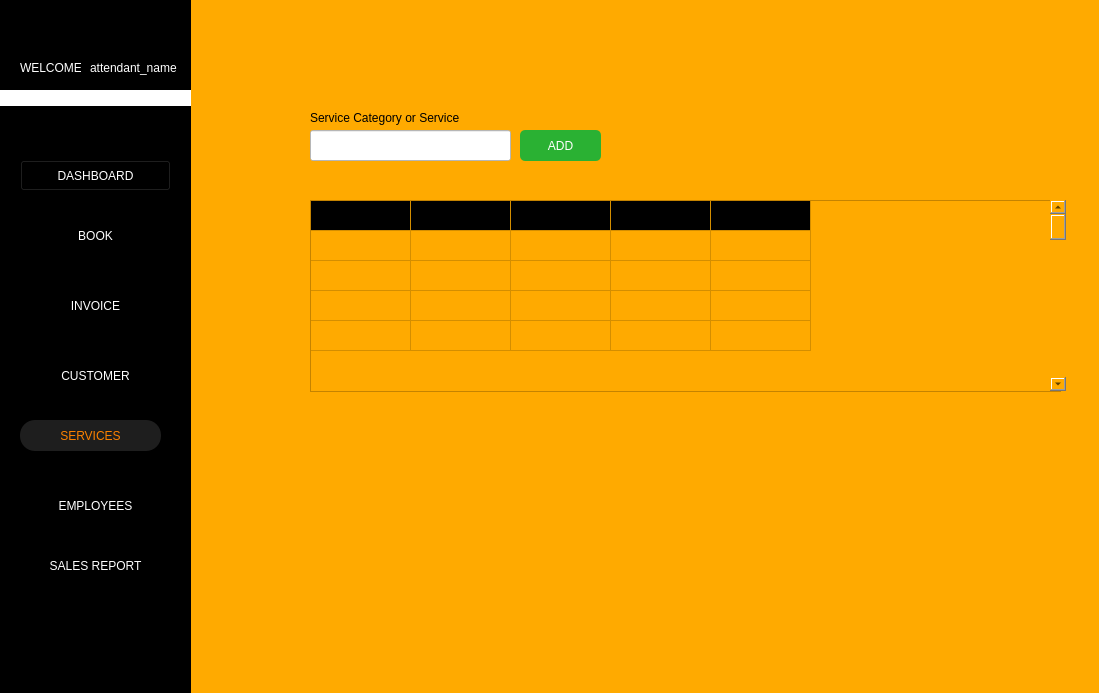
<?xml version="1.0" encoding="UTF-8"?>
<ui version="4.0">
 <class>Form</class>
 <widget class="QWidget" name="Form">
  <property name="geometry">
   <rect>
    <x>0</x>
    <y>0</y>
    <width>1099</width>
    <height>693</height>
   </rect>
  </property>
  <property name="windowTitle">
   <string>Form</string>
  </property>
  <property name="styleSheet">
   <string notr="true">background-color: rgb(255, 170, 0);</string>
  </property>
  <widget class="QTableWidget" name="tbl_category">
   <property name="geometry">
    <rect>
     <x>310</x>
     <y>200</y>
     <width>751</width>
     <height>192</height>
    </rect>
   </property>
   <property name="rowCount">
    <number>5</number>
   </property>
   <property name="columnCount">
    <number>5</number>
   </property>
   <attribute name="horizontalHeaderVisible">
    <bool>false</bool>
   </attribute>
   <attribute name="horizontalHeaderHighlightSections">
    <bool>false</bool>
   </attribute>
   <attribute name="verticalHeaderVisible">
    <bool>false</bool>
   </attribute>
   <attribute name="verticalHeaderHighlightSections">
    <bool>false</bool>
   </attribute>
   <row/>
   <row/>
   <row/>
   <row/>
   <row/>
   <column/>
   <column/>
   <column/>
   <column/>
   <column/>
   <item row="0" column="0">
    <property name="text">
     <string>SERVICE CATEGORY</string>
    </property>
    <property name="textAlignment">
     <set>AlignCenter</set>
    </property>
    <property name="background">
     <brush brushstyle="SolidPattern">
      <color alpha="255">
       <red>0</red>
       <green>0</green>
       <blue>0</blue>
      </color>
     </brush>
    </property>
    <property name="foreground">
     <brush brushstyle="NoBrush">
      <color alpha="255">
       <red>255</red>
       <green>255</green>
       <blue>255</blue>
      </color>
     </brush>
    </property>
   </item>
   <item row="0" column="1">
    <property name="text">
     <string>SERVICE</string>
    </property>
    <property name="textAlignment">
     <set>AlignCenter</set>
    </property>
    <property name="background">
     <brush brushstyle="SolidPattern">
      <color alpha="255">
       <red>0</red>
       <green>0</green>
       <blue>0</blue>
      </color>
     </brush>
    </property>
    <property name="foreground">
     <brush brushstyle="NoBrush">
      <color alpha="255">
       <red>255</red>
       <green>255</green>
       <blue>255</blue>
      </color>
     </brush>
    </property>
   </item>
   <item row="0" column="2">
    <property name="text">
     <string>TIME ALLOTMENT</string>
    </property>
    <property name="textAlignment">
     <set>AlignCenter</set>
    </property>
    <property name="background">
     <brush brushstyle="SolidPattern">
      <color alpha="255">
       <red>0</red>
       <green>0</green>
       <blue>0</blue>
      </color>
     </brush>
    </property>
    <property name="foreground">
     <brush brushstyle="NoBrush">
      <color alpha="255">
       <red>255</red>
       <green>255</green>
       <blue>255</blue>
      </color>
     </brush>
    </property>
   </item>
   <item row="0" column="3">
    <property name="text">
     <string>SERVICE FEE</string>
    </property>
    <property name="textAlignment">
     <set>AlignCenter</set>
    </property>
    <property name="background">
     <brush brushstyle="SolidPattern">
      <color alpha="255">
       <red>0</red>
       <green>0</green>
       <blue>0</blue>
      </color>
     </brush>
    </property>
    <property name="foreground">
     <brush brushstyle="NoBrush">
      <color alpha="255">
       <red>255</red>
       <green>255</green>
       <blue>255</blue>
      </color>
     </brush>
    </property>
   </item>
   <item row="0" column="4">
    <property name="text">
     <string>VEHICLE TYPE</string>
    </property>
    <property name="textAlignment">
     <set>AlignCenter</set>
    </property>
    <property name="background">
     <brush brushstyle="SolidPattern">
      <color alpha="255">
       <red>0</red>
       <green>0</green>
       <blue>0</blue>
      </color>
     </brush>
    </property>
    <property name="foreground">
     <brush brushstyle="NoBrush">
      <color alpha="255">
       <red>255</red>
       <green>255</green>
       <blue>255</blue>
      </color>
     </brush>
    </property>
   </item>
  </widget>
  <widget class="QLineEdit" name="txt_category_service">
   <property name="geometry">
    <rect>
     <x>310</x>
     <y>130</y>
     <width>201</width>
     <height>31</height>
    </rect>
   </property>
   <property name="styleSheet">
    <string notr="true">background-color: rgb(255, 255, 255);</string>
   </property>
   <property name="text">
    <string/>
   </property>
   <property name="clearButtonEnabled">
    <bool>false</bool>
   </property>
  </widget>
  <widget class="QScrollBar" name="verticalScrollBar">
   <property name="geometry">
    <rect>
     <x>1050</x>
     <y>200</y>
     <width>16</width>
     <height>191</height>
    </rect>
   </property>
   <property name="orientation">
    <enum>Qt::Vertical</enum>
   </property>
  </widget>
  <widget class="QLabel" name="label_232">
   <property name="geometry">
    <rect>
     <x>310</x>
     <y>110</y>
     <width>261</width>
     <height>16</height>
    </rect>
   </property>
   <property name="text">
    <string>Service Category or Service</string>
   </property>
  </widget>
  <widget class="QLabel" name="btn_search_service">
   <property name="geometry">
    <rect>
     <x>480</x>
     <y>136</y>
     <width>21</width>
     <height>20</height>
    </rect>
   </property>
   <property name="autoFillBackground">
    <bool>false</bool>
   </property>
   <property name="styleSheet">
    <string notr="true">display: flex;
background-color: rgb(255, 255, 255);</string>
   </property>
   <property name="text">
    <string/>
   </property>
   <property name="pixmap">
    <pixmap>img/search.png</pixmap>
   </property>
   <property name="scaledContents">
    <bool>true</bool>
   </property>
  </widget>
  <widget class="QPushButton" name="btn_service_add">
   <property name="geometry">
    <rect>
     <x>520</x>
     <y>130</y>
     <width>81</width>
     <height>31</height>
    </rect>
   </property>
   <property name="styleSheet">
    <string notr="true">color: rgb(255, 255, 255);
background-color: rgb(42, 177, 51);
border-radius: 5px;
</string>
   </property>
   <property name="text">
    <string>ADD</string>
   </property>
   <property name="icon">
    <iconset>
     <normaloff>img/plus-button.png</normaloff>img/plus-button.png</iconset>
   </property>
  </widget>
  <widget class="QPushButton" name="btn_books">
   <property name="geometry">
    <rect>
     <x>40</x>
     <y>220</y>
     <width>111</width>
     <height>31</height>
    </rect>
   </property>
   <property name="styleSheet">
    <string notr="true">border-style: none;
color: #fff;
color: rgb(255, 255, 255);
background-color: rgb(0, 0, 0);

</string>
   </property>
   <property name="text">
    <string>BOOK</string>
   </property>
  </widget>
  <widget class="QPushButton" name="btn_services">
   <property name="geometry">
    <rect>
     <x>20</x>
     <y>420</y>
     <width>141</width>
     <height>31</height>
    </rect>
   </property>
   <property name="styleSheet">
    <string notr="true">border-style: none;
color: #FC8100;
border-radius: 15px;
background-color: #1E1E1E;
</string>
   </property>
   <property name="text">
    <string>SERVICES</string>
   </property>
  </widget>
  <widget class="QLabel" name="label_2">
   <property name="geometry">
    <rect>
     <x>0</x>
     <y>90</y>
     <width>191</width>
     <height>16</height>
    </rect>
   </property>
   <property name="styleSheet">
    <string notr="true">background-color: rgb(255, 255, 255);</string>
   </property>
   <property name="text">
    <string/>
   </property>
  </widget>
  <widget class="QPushButton" name="btn_employees">
   <property name="geometry">
    <rect>
     <x>40</x>
     <y>490</y>
     <width>111</width>
     <height>31</height>
    </rect>
   </property>
   <property name="styleSheet">
    <string notr="true">border-style: none;
color: #fff;
color: rgb(255, 255, 255);
background-color: rgb(0, 0, 0);</string>
   </property>
   <property name="text">
    <string>EMPLOYEES</string>
   </property>
  </widget>
  <widget class="QPushButton" name="btn_invoice_2">
   <property name="geometry">
    <rect>
     <x>40</x>
     <y>290</y>
     <width>111</width>
     <height>31</height>
    </rect>
   </property>
   <property name="styleSheet">
    <string notr="true">border-style: none;
color: rgb(255, 255, 255);
background-color: rgb(0, 0, 0);</string>
   </property>
   <property name="text">
    <string>INVOICE</string>
   </property>
  </widget>
  <widget class="QLabel" name="label">
   <property name="geometry">
    <rect>
     <x>0</x>
     <y>0</y>
     <width>191</width>
     <height>701</height>
    </rect>
   </property>
   <property name="styleSheet">
    <string notr="true">background-color: rgb(0, 0, 0);</string>
   </property>
   <property name="text">
    <string/>
   </property>
  </widget>
  <widget class="QPushButton" name="btn_salesrep">
   <property name="geometry">
    <rect>
     <x>40</x>
     <y>550</y>
     <width>111</width>
     <height>31</height>
    </rect>
   </property>
   <property name="styleSheet">
    <string notr="true">border-style: none;
color: #fff;

color: rgb(255, 255, 255);
background-color: rgb(0, 0, 0);</string>
   </property>
   <property name="text">
    <string>SALES REPORT</string>
   </property>
  </widget>
  <widget class="QLabel" name="label_32">
   <property name="geometry">
    <rect>
     <x>70</x>
     <y>10</y>
     <width>41</width>
     <height>41</height>
    </rect>
   </property>
   <property name="styleSheet">
    <string notr="true">border-style: none;
background-color: black;
</string>
   </property>
   <property name="text">
    <string/>
   </property>
   <property name="pixmap">
    <pixmap>img/ARMS_LGO(1).png</pixmap>
   </property>
   <property name="scaledContents">
    <bool>true</bool>
   </property>
  </widget>
  <widget class="QLabel" name="label_12">
   <property name="geometry">
    <rect>
     <x>20</x>
     <y>60</y>
     <width>61</width>
     <height>16</height>
    </rect>
   </property>
   <property name="styleSheet">
    <string notr="true">color: rgb(255, 255, 255);
background-color: rgb(0, 0, 0);</string>
   </property>
   <property name="text">
    <string>WELCOME</string>
   </property>
  </widget>
  <widget class="QPushButton" name="btn_settings">
   <property name="geometry">
    <rect>
     <x>10</x>
     <y>660</y>
     <width>31</width>
     <height>24</height>
    </rect>
   </property>
   <property name="styleSheet">
    <string notr="true">border-style: none;
color: rgb(255, 255, 255);
background-color: rgb(0, 0, 0);</string>
   </property>
   <property name="text">
    <string/>
   </property>
   <property name="icon">
    <iconset>
     <normaloff>img/settingsIM.png</normaloff>img/settingsIM.png</iconset>
   </property>
   <property name="iconSize">
    <size>
     <width>20</width>
     <height>20</height>
    </size>
   </property>
  </widget>
  <widget class="QLabel" name="attendant_name">
   <property name="geometry">
    <rect>
     <x>90</x>
     <y>60</y>
     <width>91</width>
     <height>16</height>
    </rect>
   </property>
   <property name="styleSheet">
    <string notr="true">color: rgb(255, 255, 255);
background-color: rgb(0, 0, 0);</string>
   </property>
   <property name="text">
    <string>attendant_name</string>
   </property>
  </widget>
  <widget class="QPushButton" name="btn_dashboard">
   <property name="geometry">
    <rect>
     <x>20</x>
     <y>160</y>
     <width>151</width>
     <height>31</height>
    </rect>
   </property>
   <property name="styleSheet">
    <string notr="true">color: rgb(255, 255, 255);
background-color: rgb(0, 0, 0);
</string>
   </property>
   <property name="text">
    <string>DASHBOARD</string>
   </property>
  </widget>
  <widget class="QPushButton" name="btn_customer">
   <property name="geometry">
    <rect>
     <x>40</x>
     <y>360</y>
     <width>111</width>
     <height>31</height>
    </rect>
   </property>
   <property name="styleSheet">
    <string notr="true">border-style: none;
color: #fff;
color: rgb(255, 255, 255);
background-color: rgb(0, 0, 0);
</string>
   </property>
   <property name="text">
    <string>CUSTOMER</string>
   </property>
  </widget>
  <zorder>label</zorder>
  <zorder>tbl_category</zorder>
  <zorder>txt_category_service</zorder>
  <zorder>verticalScrollBar</zorder>
  <zorder>label_232</zorder>
  <zorder>btn_search_service</zorder>
  <zorder>btn_service_add</zorder>
  <zorder>btn_books</zorder>
  <zorder>btn_services</zorder>
  <zorder>label_2</zorder>
  <zorder>btn_employees</zorder>
  <zorder>btn_invoice_2</zorder>
  <zorder>btn_salesrep</zorder>
  <zorder>label_32</zorder>
  <zorder>label_12</zorder>
  <zorder>btn_settings</zorder>
  <zorder>attendant_name</zorder>
  <zorder>btn_dashboard</zorder>
  <zorder>btn_customer</zorder>
 </widget>
 <resources/>
 <connections/>
</ui>
